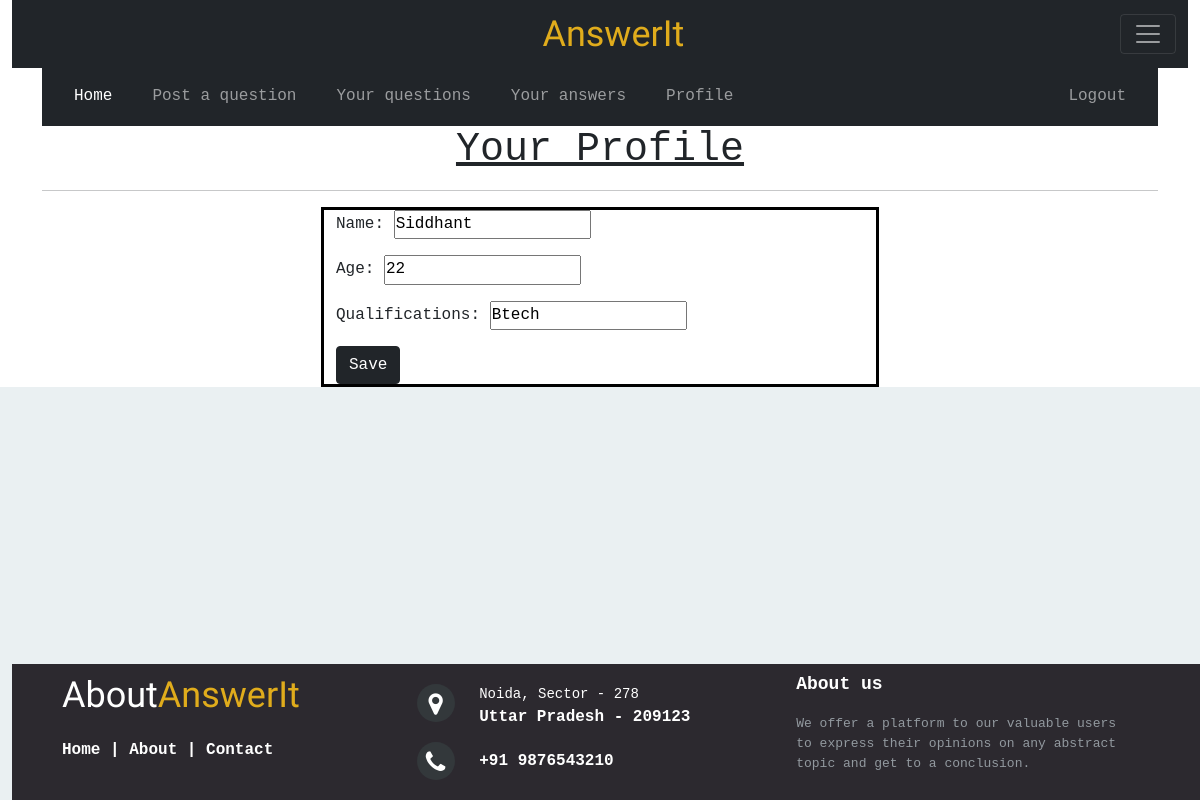
The app's page /Accounts/user_profile/edit/6/ (signed in) with its own data.
### Accounts/models.py (models this page shows, shortened)
class UserProfileInfo(models.Model):
    user = models.OneToOneField(User, related_name= "info",on_delete = models.CASCADE)
    name = models.CharField(max_length=50, blank=True, null=True)
    age = models.IntegerField(blank=True, null=True)
    qualifications = models.CharField(max_length=100, blank=True)

### Accounts/views.py (the view)
# urls.py: path('user_profile/edit/<int:pk>/',views.ProfileUpdateView.as_view(), name = "edit_profile"),
class ProfileUpdateView(LoginRequiredMixin,UpdateView):
    login_url = '/login/'
    form_class = UserProfileInfoForm
    model = UserProfileInfo

### Accounts/forms.py
class UserProfileInfoForm(forms.ModelForm):
    class Meta:
        model = UserProfileInfo
        fields = ('name','age','qualifications')

### Accounts/templates/Accounts/userprofileinfo_form.html (shortened to what this page needs)
{% extends "Accounts/base.html" %}
{% load static %}
{% block body %}
<u><h1 style="text-align:center">Your Profile</h1></u>
<hr>
<div class="container" style="margin: auto;width: 50%;border: 3px solid black;">
  <form method="post">
    {{form.as_p}}
    <button type="submit" class="btn btn-dark">Save</button>
  </form>
</div>
{% endblock %}

### static/AnswerIt/CSS/footer.css (style rules this page uses)
* { padding:0; margin:0; }
html { background-color: #eaf0f2; }
body { font:16px/1.6 Arial, sans-serif; margin-bottom: 17%; }

### records on screen
UserProfileInfo: name "Siddhant", age "22", qualifications "Btech"
